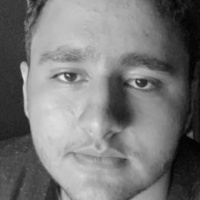
#> input picture Dataset/training/Cleaned_Training/user.1.12.jpeg, 200 x 200 px, found by its file name; its folder holds only this picture in this run
$ jupyter execute --allow-errors Training.ipynb
#> lines starting #> are read from the running program, lines starting #| are printed output that depends on the picture
[cell 1]
import cv2
import os
import numpy as np
from PIL import Image
from skimage.feature import hog
from sklearn.svm import SVC
from sklearn.neighbors import KNeighborsClassifier
import joblib

# --- CONFIGURATION ---
RADIUS = 1
NEIGHBORS = 8
GRID_X = 8
GRID_Y = 8

# Path to your dataset
DATA_PATH = r'..\Dataset\training\Cleaned_Training'

[cell 2]
def rotate_image(image, angle):
    (h, w) = image.shape[:2]
    center = (w // 2, h // 2)
    M = cv2.getRotationMatrix2D(center, angle, 1.0)
    rotated = cv2.warpAffine(image, M, (w, h))
    return rotated

def extract_hog_features(image):
    """
    Extracts Histogram of Oriented Gradients (HOG) features.
    """
    features = hog(image,
                   orientations=9,
                   pixels_per_cell=(8, 8),
                   cells_per_block=(2, 2),
                   block_norm='L2-Hys',
                   visualize=False)
    return features

[cell 3]
def load_and_augment_data(path):
#> called with path = '..\\Dataset\\training\\Cleaned_Training'
    image_paths = [os.path.join(path, f) for f in os.listdir(path)]

    # Lists for LBPH (Raw Images)
    lbph_faces = []
    lbph_ids = []

    # Lists for SVM & KNN (HOG Feature Vectors)
    hog_features = []
    hog_labels = []

    clahe = cv2.createCLAHE(clipLimit=2.0, tileGridSize=(8,8))

    print(f"Processing {len(image_paths)} source images...")

    for img_path in image_paths:
        try:
            img = Image.open(img_path).convert('L')
#> img is the input picture: PIL image 200x200 L; min 0, max 233, mean 119.3
            img_np = np.array(img, 'uint8')

            # CAUTION: Ensure filenames are "User.ID.jpg"
            user_id = int(os.path.split(img_path)[-1].split(".")[1])

            # Base Preprocessing (200x200 standard)
            face_resized = cv2.resize(img_np, (200, 200), interpolation=cv2.INTER_CUBIC)
            face_smooth = cv2.bilateralFilter(face_resized, 5, 75, 75)
            enhanced = clahe.apply(face_smooth)
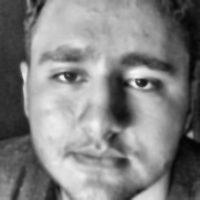
#> enhanced: shape (200, 200); min 5, max 246, mean 129.5

            # --- AUGMENTATION STACK ---
            aug_imgs = [enhanced]
            aug_imgs.append(cv2.flip(enhanced, 1))                        # Flip
            aug_imgs.append(rotate_image(enhanced, -10))                  # Rotate Left
#> in rotate_image, `rotated = cv2.warpAffine(image, M, (w, h))`:
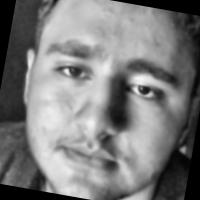
#> rotated: shape (200, 200); min 0, max 246, mean 123.5
            aug_imgs.append(rotate_image(enhanced, 10))                   # Rotate Right
#> call 2 of rotate_image, with angle = 10
#> in rotate_image (call 2), `rotated = cv2.warpAffine(image, M, (w, h))`:
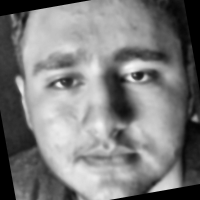
#> rotated: shape (200, 200); min 0, max 246, mean 124.5
            aug_imgs.append(cv2.convertScaleAbs(enhanced, alpha=1, beta=-40)) # Darker
            aug_imgs.append(cv2.convertScaleAbs(enhanced, alpha=1, beta=40))  # Brighter

            # Add to datasets
            for face in aug_imgs:
                # 1. For LBPH: Add the raw image
                lbph_faces.append(face)
                lbph_ids.append(user_id)

                # 2. For SVM & KNN: Extract HOG features
                feat = extract_hog_features(face)
                hog_features.append(feat)
                hog_labels.append(user_id)
#> this loop made 6 passes
#> after the loop, hog_features = 6 items; hog_labels = [1, 1, 1, 1, 1, 1]; lbph_faces = 6 items; lbph_ids = [1, 1, 1, 1, 1, 1]

        except Exception as e:
            print(f"Skipping {img_path}: {e}")

    return lbph_faces, lbph_ids, hog_features, hog_labels

# --- EXECUTE LOAD ---
faces, ids, hog_feats, hog_lbls = load_and_augment_data(DATA_PATH)
#> faces = 6 items; ids = [1, 1, 1, 1, 1, 1]; hog_feats = 6 items; hog_lbls = [1, 1, 1, 1, 1, 1]

if len(faces) > 0:
    print(f"✅ Data Loaded successfully.")
    print(f"Total Augmented Samples: {len(faces)}")
#| Total Augmented Samples: 6
#> `labels_encoded = le.fit_transform(hog_lbls)`: labels_encoded = [0, 0, 0, 0, 0, 0]
else:
    print("⚠️ No data found. Check your path.")

[cell 4]
if len(faces) > 0:
    print("Training LBPH Model (OpenCV)...")
    lbph = cv2.face.LBPHFaceRecognizer_create(radius=RADIUS, neighbors=NEIGHBORS, grid_x=GRID_X, grid_y=GRID_Y)
    lbph.train(faces, np.array(ids))
    lbph.save(r'..\models\trainer.yml')
    print("✅ Saved r'..\models\trainer.yml'")
else:
    print("Skipping LBPH: No data.")

#> (a cell that did not finish here is left out)

[cell 6]
from xgboost import XGBClassifier
from sklearn.preprocessing import LabelEncoder
import joblib
import numpy as np

# Assuming hog_feats and hog_lbls are already populated from your load_and_augment_data function
#> (the rest of this cell did not finish here and is left out)

$ run again, on Dataset/training/Cleaned_Training/user.1.16.jpeg
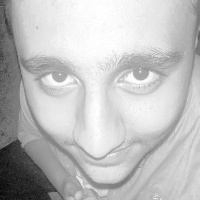
#> input picture Dataset/training/Cleaned_Training/user.1.16.jpeg, 200 x 200 px, found by its file name
#> in load_and_augment_data, img is the input picture: PIL image 200x200 L; min 6, max 255, mean 190.8
#> in rotate_image, `rotated = cv2.warpAffine(image, M, (w, h))`:
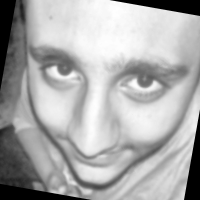
#> rotated: shape (200, 200); min 0, max 254, mean 170.7
#> in rotate_image (call 2), `rotated = cv2.warpAffine(image, M, (w, h))`:
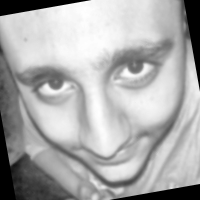
#> rotated: shape (200, 200); min 0, max 254, mean 171.2
#> the loop in load_and_augment_data, `for face in aug_imgs:` made 6 passes
#> after the loop in load_and_augment_data, `for face in aug_imgs:`: hog_features = 6 items; hog_labels = [1, 1, 1, 1, 1, 1]; lbph_faces = 6 items; lbph_ids = [1, 1, 1, 1, 1, 1]
#> faces = 6 items; ids = [1, 1, 1, 1, 1, 1]; hog_feats = 6 items; hog_lbls = [1, 1, 1, 1, 1, 1]
#| Total Augmented Samples: 6
#> labels_encoded = [0, 0, 0, 0, 0, 0]

$ run again, on Dataset/training/Cleaned_Training/user.1.17.jpeg
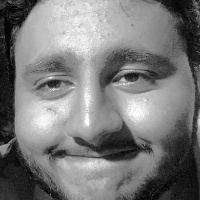
#> input picture Dataset/training/Cleaned_Training/user.1.17.jpeg, 200 x 200 px, found by its file name
#> in load_and_augment_data, img is the input picture: PIL image 200x200 L; min 0, max 255, mean 121.5
#> in rotate_image, `rotated = cv2.warpAffine(image, M, (w, h))`:
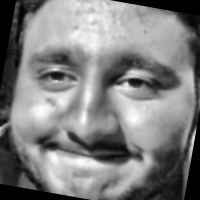
#> rotated: shape (200, 200); min 0, max 254, mean 126.6
#> in rotate_image (call 2), `rotated = cv2.warpAffine(image, M, (w, h))`:
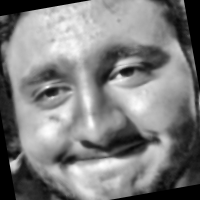
#> rotated: shape (200, 200); min 0, max 254, mean 127.1
#> the loop in load_and_augment_data, `for face in aug_imgs:` made 6 passes
#> after the loop in load_and_augment_data, `for face in aug_imgs:`: hog_features = 6 items; hog_labels = [1, 1, 1, 1, 1, 1]; lbph_faces = 6 items; lbph_ids = [1, 1, 1, 1, 1, 1]
#> faces = 6 items; ids = [1, 1, 1, 1, 1, 1]; hog_feats = 6 items; hog_lbls = [1, 1, 1, 1, 1, 1]
#| Total Augmented Samples: 6
#> labels_encoded = [0, 0, 0, 0, 0, 0]

$ run again, on Dataset/training/Cleaned_Training/user.1.18.jpeg
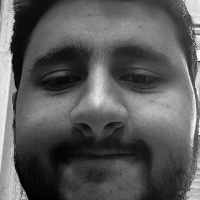
#> input picture Dataset/training/Cleaned_Training/user.1.18.jpeg, 200 x 200 px, found by its file name
#> in load_and_augment_data, img is the input picture: PIL image 200x200 L; min 0, max 253, mean 89.9
#> in load_and_augment_data, `enhanced = clahe.apply(face_smooth)`:
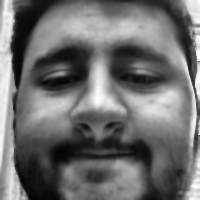
#> enhanced: shape (200, 200); min 3, max 255, mean 110
#> in rotate_image (call 2), `rotated = cv2.warpAffine(image, M, (w, h))`:
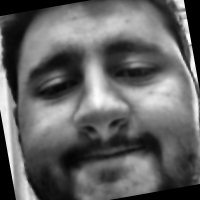
#> rotated: shape (200, 200); min 0, max 254, mean 99.2
#> the loop in load_and_augment_data, `for face in aug_imgs:` made 6 passes
#> after the loop in load_and_augment_data, `for face in aug_imgs:`: hog_features = 6 items; hog_labels = [1, 1, 1, 1, 1, 1]; lbph_faces = 6 items; lbph_ids = [1, 1, 1, 1, 1, 1]
#> faces = 6 items; ids = [1, 1, 1, 1, 1, 1]; hog_feats = 6 items; hog_lbls = [1, 1, 1, 1, 1, 1]
#| Total Augmented Samples: 6
#> labels_encoded = [0, 0, 0, 0, 0, 0]

$ run again, on Dataset/training/Cleaned_Training/user.1.13.jpeg
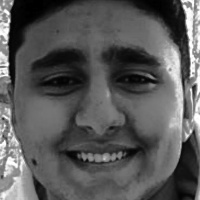
#> input picture Dataset/training/Cleaned_Training/user.1.13.jpeg, 200 x 200 px, found by its file name
#> in load_and_augment_data, img is the input picture: PIL image 200x200 L; min 0, max 255, mean 87.9
#> in load_and_augment_data, `enhanced = clahe.apply(face_smooth)`:
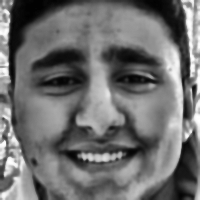
#> enhanced: shape (200, 200); min 1, max 255, mean 110.2
#> in rotate_image (call 2), `rotated = cv2.warpAffine(image, M, (w, h))`:
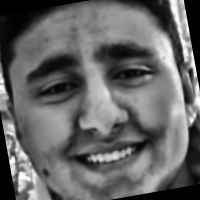
#> rotated: shape (200, 200); min 0, max 255, mean 101.2
#> the loop in load_and_augment_data, `for face in aug_imgs:` made 6 passes
#> after the loop in load_and_augment_data, `for face in aug_imgs:`: hog_features = 6 items; hog_labels = [1, 1, 1, 1, 1, 1]; lbph_faces = 6 items; lbph_ids = [1, 1, 1, 1, 1, 1]
#> faces = 6 items; ids = [1, 1, 1, 1, 1, 1]; hog_feats = 6 items; hog_lbls = [1, 1, 1, 1, 1, 1]
#| Total Augmented Samples: 6
#> labels_encoded = [0, 0, 0, 0, 0, 0]
